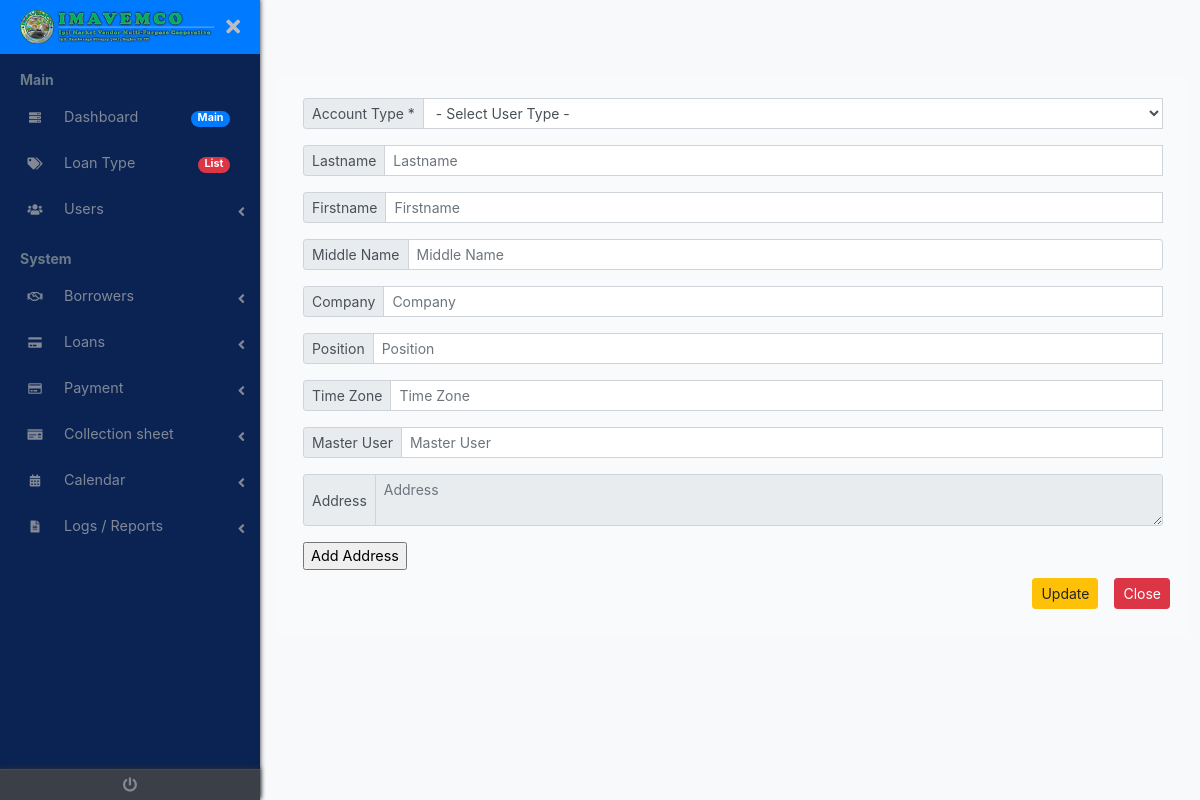
The app's page /routes/user/editupdate/index.php (signed in) with its own data.
### tables this page shows
CREATE TABLE `conf` (
  `id` int(11) NOT NULL,
  `cmpny_name` varchar(254) NOT NULL,
  `sys_name` varchar(254) NOT NULL,
  `sys_ver` varchar(254) NOT NULL,
  `sys_logo` varchar(254) NOT NULL,
  `navbar_logo` varchar(254) NOT NULL,
  `navbar_logo_scroll` varchar(254) NOT NULL,
  `favicon` varchar(254) NOT NULL,
  `dboard_bgimg` varchar(254) NOT NULL,
  `quote_title` varchar(254) NOT NULL,
  `ceo_pres` varchar(254) NOT NULL,
  `memail` varchar(254) NOT NULL,
  `facebook` text NOT NULL,
  `telno` varchar(254) NOT NULL,
  `mobileno` varchar(254) NOT NULL,
  `maddress` text NOT NULL,
  `idletime` int(11) NOT NULL,
  `themename` varchar(254) NOT NULL,
  `domainhome` varchar(254) NOT NULL,
  `fontglobal` varchar(254) NOT NULL,
  `datetoday` varchar(8) NOT NULL,
  `created` datetime NOT NULL,
  `primary_color` varchar(254) NOT NULL,
  `second_color` varchar(254) NOT NULL,
  `third_color` varchar(254) NOT NULL,
  `forth_color` varchar(254) NOT NULL,
  `fifth_color` varchar(254) NOT NULL,
  `sixth_color` varchar(254) NOT NULL,
  `seventh_color` varchar(254) NOT NULL,
  `eight_color` varchar(254) NOT NULL,
  `ninght_color` varchar(254) NOT NULL,
  `tenth_color` varchar(254) NOT NULL,
  `menu_gradient_color` varchar(254) NOT NULL,
  `geo_map` text NOT NULL,
  `build_by` varchar(254) NOT NULL,
  `cwebzite` varchar(254) NOT NULL,
  `dcurrencyx` varchar(15) NOT NULL,
  `nav_bar_orrient` text NOT NULL,
  `modified` timestamp NOT NULL DEFAULT current_timestamp() ON UPDATE current_timestamp(),
  `button_size` text NOT NULL,
  `content_width` text NOT NULL,
  `login_bg_color` text NOT NULL,
  `custom_link_register` text NOT NULL,
  `page_visit` int(11) NOT NULL,
  `d_main` text NOT NULL,
  `d_system` text NOT NULL,
  `d_app` text NOT NULL,
  `d_extra` text NOT NULL,
  `d_trash` text NOT NULL,
  `d_about` text NOT NULL,
  `profstyleimg` int(11) NOT NULL,
  `bgsidebarimg` text NOT NULL
);

### routes/user/editupdate/index.php (called while the page is built, shortened)
<?php
	include_once "../../../inc/webconfig/conf.php";
	$foldername = "user";
	$tblname = "tbl_sysuser";
	$prim_id = "usercode";
	include_once "../../../content/template-part/{$themename}/dashboard-header.php";
	include_once "../../../content/view/{$foldername}/editupdate.php";
	include_once "../../../content/template-part/{$themename}/dashboard-footer.php";

### inc/webconfig/conf.php (called while the page is built, shortened)
<?php
	$chckfle = file_exists("inc/srvr.php");
	if ($chckfle) {
		include_once "inc/srvr.php";
	} else {
		$chckfle1 = file_exists("../../inc/srvr.php");
		if ($chckfle1) {
			include_once "../../inc/srvr.php";
		} else {
			$chckfle2 = file_exists("../../../inc/srvr.php");
			if ($chckfle2) {
				include_once "../../../inc/srvr.php";
			} else {
				include_once "../../../../inc/srvr.php";
			}
		}
	}
	try {
		$cnn = new PDO("mysql:host={$host};dbname={$db}", $unameroot, $pw);
		$qry_webconf = "SELECT * FROM conf WHERE id=:ownerid LIMIT 1";
		$stmt_webconf = $cnn->prepare($qry_webconf);
		$stmt_webconf->bindParam(':ownerid', $owner_id);
		$stmt_webconf->execute();
		$row_webconf = $stmt_webconf->fetch(PDO::FETCH_ASSOC);
		$navbarlogo = $row_webconf['navbar_logo'];
		$themename = $row_webconf['themename'];
		$dmaintitle = $row_webconf['d_main'];
		$dsystemtitle = $row_webconf['d_system'];
	} catch(PDOException $e) {
		$err = $e->getMessage();
		$err2 = strrchr($e,"1049");
		if($err2=1049){
			echo "Error: Unknown Database.<br><a href='".$dir."dbase/creadb'>Fix It!</a>";
			die;
		}
	}

### inc/srvr.php (called while the page is built, shortened)
<?php
	$owner_id	= 7;

### content/view/user/editupdate.php (the view, shortened to what this page needs)
<?php
	include_once "../../../content/template-part/{$themename}/dashboard-navbar.php";
	include_once "../../../inc/address/index.php";
	$idedit = trim($_GET['id']);
	$qry_edit = "SELECT * FROM {$tblname} WHERE {$prim_id}=:idedit LIMIT 1";
	$stmt_edit = $cnn->prepare($qry_edit);
	$stmt_edit->bindParam(':idedit', $idedit);
	$stmt_edit->execute();
	$row_curr = $stmt_edit->fetch(PDO::FETCH_ASSOC);
	$lname = $row_curr['lname'];
	$fname = $row_curr['fname'];
	$mname = $row_curr['mname'];
	$xposition = $row_curr['xposition'];
	$address = $row_curr['address'];
	$createdby = $row_curr['createdby'];
	$cmpny = $row_curr['cmpny'];
	$cmpny_position = $row_curr['cmpny_position'];
	$timeZone = $row_curr['timeZone'];
?>
<main class="page-content">
	<div class="container-fluid bg-light-opacity">
		<form method="post" class="needs-validation" novalidate>
			<div class="input-group mb-3 input-group-sm">
				<div class="input-group-prepend">
					<span class="input-group-text">Account Type *</span>
				</div>
				<select id="idx_xposition" class="form-control" name="idx_xposition" value="<?php echo $xposition; ?>" required autofocus>
				</select>
			</div>
			<div class="input-group mb-3 input-group-sm">
				<div class="input-group-prepend">
					<span class="input-group-text">Lastname</span>
				</div>
				<input id="idx_lname" name="idx_lname" type="text" class="form-control" placeholder="Lastname" required value="<?php echo $lname; ?>">
			</div>
			<div class="input-group mb-3 input-group-sm">
				<div class="input-group-prepend">
					<span class="input-group-text">Firstname</span>
				</div>
				<input id="idx_fname" name="idx_fname" type="text" class="form-control" placeholder="Firstname" required value="<?php echo $fname; ?>">
			</div>
			<div class="input-group mb-3 input-group-sm">
				<div class="input-group-prepend">
					<span class="input-group-text">Middle Name</span>
				</div>
				<input id="idx_mname" name="idx_mname" type="text" class="form-control" placeholder="Middle Name" value="<?php echo $mname; ?>">
			</div>
			<div class="input-group mb-3 input-group-sm">
				<div class="input-group-prepend">
					<span class="input-group-text">Company</span>
				</div>
				<input id="idx_cmpny" name="idx_cmpny" type="text" class="form-control" placeholder="Company" value="<?php echo $cmpny; ?>" list="cmpnyList">
			</div>
			<div class="input-group mb-3 input-group-sm">
				<div class="input-group-prepend">
					<span class="input-group-text">Position</span>
				</div>
				<input id="idx_cmpny_position" name="idx_cmpny_position" type="text" class="form-control" placeholder="Position" value="<?php echo $cmpny_position; ?>" list="cmpnyPositionList">
			</div>
			<div class="input-group mb-3 input-group-sm">
				<div class="input-group-prepend">
					<span class="input-group-text">Time Zone</span>
				</div>
				<input id="idx_timeZone" name="idx_timeZone" type="text" class="form-control" placeholder="Time Zone" value="<?php echo $timeZone; ?>" list="timeZoneList">
			</div>
			<div class="input-group mb-3 input-group-sm">
				<div class="input-group-prepend">
					<span class="input-group-text">Master User</span>
				</div>
				<input id="idx_createdby" name="idx_createdby" type="text" class="form-control" placeholder="Master User" value="<?php echo $createdby; ?>" list="userList">
			</div>
			<div class="input-group mb-3 input-group-sm">
				<div class="input-group-prepend">
					<span class="input-group-text">Address</span>
				</div>
				<textarea id="zaddress" class="form-control" placeholder="Address" name="zaddress" readonly autofocus><?php echo $address; ?></textarea>
			</div>
			<input id="plsaddrloc" type="button" data-toggle="modal" data-target="#ymModalAddress" value="Add Address" name="plsaddrloc">
			<div class="row justify-content-end">
				<input type="submit" name="btnUpdate" value="Update" class="btn btn-warning btn-sm m-2">
				<a href="../../../routes/<?php echo $foldername; ?>" class="btn btn-danger btn-sm m-2">Close</a>
			</div>
		</form>
	</div>
</main>

### content/template-part/imavemco/dashboard-navbar.php (shortened to what this page needs)
<?php
	$chckfle2 = file_exists("../../inc/xsession.php");
	if ($chckfle2) {
		include_once "../../inc/xsession.php";
		$baklnk = "../../";
	} else {
		$baklnk = "../../../";
	}
	if (empty(trim($dmaintitle))) {
		$dmaintitle2 = "Main";
		$dmaintitle2_display = "d-none";
	} else {
		$dmaintitle2 = $dmaintitle;
	}
	if (empty(trim($dsystemtitle))) {
		$dsystemtitle2 = "System";
		$dsystemtitle2_display = "d-none";
	} else {
		$dsystemtitle2 = $dsystemtitle;
	}
?>
<nav id="sidebar" class="sidebar-wrapper box-shadow-default">
	<div class="sidebar-brand bg-primary">
		<?php
			if ($sidelogdbr=1) {
				?>
					<a href="<?php echo $baklnk; ?>" class="text-left">
						<img src="<?php echo $baklnk.'content/theme/'.$themename.'/storage/img/'.$navbarlogo; ?>" class="dboard-top-left-logo">
					</a>
				<?php
			} else {
				?>
					<a href="<?php echo $baklnk; ?>">Visit Site</a>
				<?php
			}
		?>
		<div id="close-sidebar">
			<i class="fas fa-times"></i>
		</div>
	</div>
	<div class="sidebar-content">
		<div class="sidebar-menu border-0">
			<ul>
				<li class="header-menu">
					<span style="cursor: pointer;" onclick="window.open('<?php echo $baklnk; ?>routes/dashboard','_self');"><?php echo $dmaintitle2; ?></span>
				</li>
				<?php
					if ($_SESSION["ulevpos"]==1) {
						?>
							<li class="">
								<a href="<?php echo $baklnk; ?>routes/dashboard">
									<i class="fas fa-server"></i>
									<span>Dashboard</span>
									<span class="badge badge-pill badge-primary">Main</span>
								</a>
							</li>
						<?php
					}
				?>
				<?php
					if ($_SESSION["ulevpos"]==1) {
						?>
						<li class="">
							<a href="<?php echo $baklnk; ?>routes/item">
								<i class="fas fa-tags"></i>
								<span>Loan Type</span>
								<span class="badge badge-pill badge-danger">List</span>
							</a>
						</li>
						<?php
					}
				?>
				<li class="sidebar-dropdown">
					<a href="#" title="User">
						<i class="fas fa-users"></i>
						<span>Users</span>
					</a>
				</li>
				<li class="header-menu <?php echo $dsystemtitle2_display; ?>">
					<span><?php echo $dsystemtitle2; ?></span>
				</li>
				<?php include_once "dashboard-navbar-menu.php"; ?>
			</ul>
		</div>
	</div>
	<div class="sidebar-footer">
		<a href="<?php echo $baklnk; ?>inc/logout" title="Logout">
			<i class="fa fa-power-off"></i>
		</a>
	</div>
</nav>

### assets/css/dashboard.css (style rules this page uses)
body { font-size: 0.9rem; }
.page-wrapper .sidebar-wrapper, .sidebar-wrapper .sidebar-brand > a, .sidebar-wrapper .sidebar-dropdown > a:after, .sidebar-wrapper .sidebar-menu .sidebar-dropdown .sidebar-submenu li a:before, .sidebar-wrapper ul li a i, .page-wrapper .page-content, .sidebar-wrapper .sidebar-search input.search-menu, .sidebar-wrapper .sidebar-search .input-group-text, .sidebar-wrapper .sidebar-menu ul li a, #show-sidebar, #close-sidebar { -webkit-transition: all 0.3s ease; -moz-transition: all 0.3s ease; -ms-transition: all 0.3s ease; -o-transition: all 0.3s ease; transition: all 0.3s ease; }
.page-wrapper.toggled .sidebar-wrapper { left: 0px; }
@media screen and (min-width: 768px) { .page-wrapper.toggled .page-content { padding-left: 278px; padding-right: 12px; } }
.sidebar-wrapper { width: 260px; height: 100%; max-height: 100%; position: fixed; top: 0; left: -300px; z-index: 999; }
.sidebar-wrapper ul { list-style-type: none; padding: 0; margin: 0; }
.sidebar-wrapper a { text-decoration: none; }
.sidebar-content { max-height: calc(100% - 30px); height: calc(100% - 30px); overflow-y: auto; position: relative; padding-bottom: 180px; }
.sidebar-wrapper .sidebar-brand { padding: 10px 20px; display: flex; align-items: center; }
.sidebar-wrapper .sidebar-brand > a { text-transform: uppercase; font-weight: bold; flex-grow: 1; }
.sidebar-wrapper .sidebar-brand #close-sidebar { cursor: pointer; font-size: 20px; }
.sidebar-wrapper .sidebar-menu { padding-bottom: 10px; }
.sidebar-wrapper .sidebar-menu .header-menu span { font-weight: bold; font-size: 14px; padding: 15px 20px 5px 20px; display: inline-block; }
.sidebar-wrapper .sidebar-menu ul li a { display: inline-block; width: 100%; text-decoration: none; position: relative; padding: 8px 30px 8px 20px; }
.sidebar-wrapper .sidebar-menu ul li a i { margin-right: 10px; font-size: 12px; width: 30px; height: 30px; line-height: 30px; text-align: center; border-radius: 4px; }
.sidebar-wrapper .sidebar-menu .sidebar-dropdown > a:after { font-family: "Font Awesome 5 Free"; font-weight: 900; content: "\f104"; font-style: normal; display: inline-block; font-style: normal; font-variant: normal; text-rendering: auto; -webkit-font-smoothing: antialiased; -moz-osx-font-smoothing: grayscale; text-align: center; background: 0 0; position: absolute; right: 15px; top: 14px; }
.sidebar-wrapper .sidebar-menu ul li a span.label, .sidebar-wrapper .sidebar-menu ul li a span.badge { float: right; margin-top: 8px; margin-left: 5px; }
.sidebar-footer { position: absolute; width: 100%; bottom: 0; display: flex; }
.sidebar-footer > a { flex-grow: 1; text-align: center; height: 30px; line-height: 30px; position: relative; }
.page-wrapper .page-content { display: inline-block; width: 100%; padding-left: 0px; padding-top: 20px; }
.page-wrapper .page-content > div { padding: 20px 25px; }
.page-content { height: 100vh; }
.chiller-theme .sidebar-wrapper { background: #0b2352; }
.chiller-theme .sidebar-wrapper .sidebar-header, .chiller-theme .sidebar-wrapper .sidebar-search, .chiller-theme .sidebar-wrapper .sidebar-menu { border-top: 1px solid #3a3f48; }
.chiller-theme .sidebar-wrapper .sidebar-header .user-info .user-role, .chiller-theme .sidebar-wrapper .sidebar-header .user-info .user-status, .chiller-theme .sidebar-wrapper .sidebar-search input.search-menu, .chiller-theme .sidebar-wrapper .sidebar-search .input-group-text, .chiller-theme .sidebar-wrapper .sidebar-brand>a, .chiller-theme .sidebar-wrapper .sidebar-menu ul li a, .chiller-theme .sidebar-footer>a { color: #818896; }
.page-wrapper.chiller-theme.toggled #close-sidebar { color: #bdbdbd; }
.chiller-theme .sidebar-wrapper .sidebar-menu ul li a i, .chiller-theme .sidebar-wrapper .sidebar-menu .sidebar-dropdown div, .chiller-theme .sidebar-wrapper .sidebar-search input.search-menu, .chiller-theme .sidebar-wrapper .sidebar-search .input-group-text { background: #3a3f48; }
.chiller-theme .sidebar-wrapper .sidebar-menu .header-menu span { color: #6c7b88; }
.chiller-theme .sidebar-footer { background: #3a3f48; box-shadow: 0px -1px 5px #282c33; border-top: 1px solid #464a52; }
.chiller-theme .sidebar-footer>a:first-child { border-left: none; }
.chiller-theme .sidebar-footer>a:last-child { border-right: none; }

### records on screen
conf: themename+navbar_logo (picture), d_main "Main", d_system "System"
